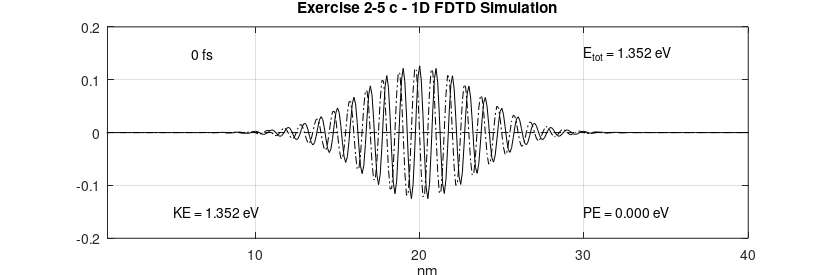
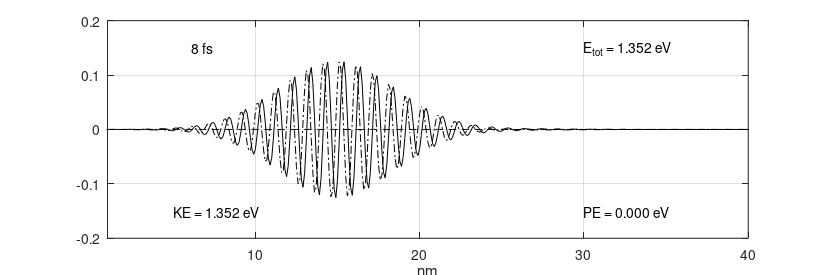
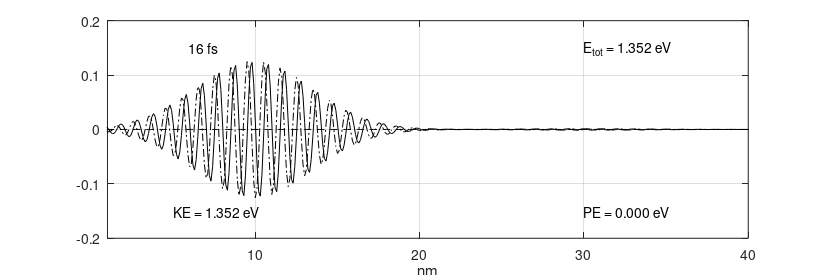

These figures' MATLAB source, in order:
%% 1D FDTD simulation of psi

%% cleanup environment
clear all;
close all;

%% general definitions and constants
h 			  = 6.626e-34;		  % [J*s]	Plank's constant
hbar		  = h/(2*pi);			  % [J*s]	reduced Plank's constant
m0			  = 9.1e-31;			  % [kg] 	free space mas of an electron

meff_Si   = 1.08;			      % effective mass of Si
meff_Ge		= 0.067;			    % effective mass of Ge
meff_GaAs = 0.55;				    % effective mass of GaAs

meff		  = meff_Si;			  % [?] 	effective mass
melec		  = meff*m0;			  % [?]	mass of an electron
ecoul		  = 1.6e-19;			  % [C]	charge of an electron
epsz		  = 8.85e-9;			  % [A*s/V/m]	dielectric of free space
eV2J		  = 1.6e-19;			  % [-]	energy conversion factor (eV to J)
J2eV		  = 1/eV2J;			    % [-]	energy conversion factor (J to eV)

%% simulation parameters
NN 			  = 400;				    % [-]	number of points in the problem space
del_x		  = .1e-9;			    % [?]	cell size
dt			  = 2e-17;			    % [s]	time steps
ra			  = (0.5*hbar/melec)*(dt/del_x^2);	% <-- must be < 0.15
DX			  = del_x*1e9;		  % [_]	cell size in nm
XX			  = (DX:DX:DX*NN);  % [-]	length in nm for plotting

%% specification of the potential
V			    = zeros(1,NN);	% init potential vector

%% potential definitions

% constant barrier band in center
for n = NN/2:NN/2+50
%	V(n) = .15*eV2J;
end

% semiconductor condution band 
for n = 1 : NN/2
%	V(n) = .1*eV2J;
end

for n = NN/2+1 : NN
%	V(n) = .2*eV2J;
end

% electric field
for n = 1 : NN
%	V(n) = -(0.2/400)*(n-400)*eV2J;
end

%% initialize a sine wave in a gaussian envelope

lambda	= -10;			    % [nm]  pulse wavelength
sigma		= 50;			      % [nm]  pulse width
nc			= 200;			    % starting position
prl			= zeros(1,NN);	% real part of the state variable
pim			= zeros(1,NN);	% imaginary part of the state variable
ptot		= 0.;			      % ?

for n=2:NN-1
    prl(n)  = exp(-1.*((n-nc)/sigma)^2)*cos(2*pi*(n-nc)/lambda);
	  pim(n)  = exp(-1.*((n-nc)/sigma)^2)*sin(2*pi*(n-nc)/lambda);
	  ptot	  = ptot + prl(n)^2 + pim(n)^2;
end

pnorm = sqrt(ptot);			% normalization constant

% normalize and check
ptot = 0.;

for n=1:NN
    prl(n)	= prl(n)/pnorm;
    pim(n)	= pim(n)/pnorm;
    ptot    = ptot + prl(n)^2 + pim(n)^2;
end

fprintf("normalization = %f\n", ptot);	% should have the value 1

T			  = 0;
n_step	= 1;
count   = 0;    
nos     = 400;  % number of timestepts between plots (equidistant)
nop     = 3;    % number of plots to be made

while nop > count
    %n_step = input("How many time steps -->");

	  % this is the core FDTD program
	  for m=1:n_step
		    T = T+1;
	
        for n=2:NN-1
            prl(n) = prl(n) - ra*(pim(n-1) -2*pim(n) + pim(n+1)) ...
              + (dt/hbar)*V(n)*pim(n);
        end
        
        for n=2:NN-1
            pim(n) = pim(n) + ra*(prl(n-1) -2*prl(n) + prl(n+1)) ...
              - (dt/hbar)*V(n)*prl(n);
        end
	  end
	
    % calculate the expected values
    PE	= 0.;	% potential energy
    
    for n=1:NN
        psi(n) = prl(n) + i*pim(n);
        PE = PE + psi(n)*psi(n)'*V(n);
    end

    fprintf("normalization = %f\n", psi*psi');

    PE = PE*J2eV;	% potential energy

    ke = 0. + j*0.;
    
    for n=2:NN-1
        lap_p = psi(n+1) - 2*psi(n) + psi(n-1);
        ke = ke + lap_p*psi(n)';
    end

    KE = -J2eV*((hbar/del_x)^2/(2*melec))*real(ke);	% kinetic energy

    % plot results
    figure(count+1);
    plot(XX, prl, "k");
    hold on;
    plot(XX, pim, "-.k");
    plot(XX, J2eV*V, "--k");
    hold off;
    
    axis([1 DX*NN -.2 .2] );
    
    % insert plot annotations
    text( 5,  .15, sprintf("%7.0f fs",           T*dt*1e15)); % show time in plot
    text( 5, -.15, sprintf("KE = %5.3f eV",      KE));        % show KE in plot
    text(30, -.15, sprintf("PE = %5.3f eV",      PE));        % show PE in plot
    text(30,  .15, sprintf("E_t_o_t = %5.3f eV", KE+PE));     % show Etot in plot
    
    xlabel("nm");
    
    set(gca, "fontsize", 10);
    if (count == 0)
      title("Exercise 2-5 c - 1D FDTD Simulation");
    else
      title(" ");
    endif
    
    grid on;
    
    fig = gcf();
    set(fig, "PaperUnits", "centimeters");
    x_width = 21;
    y_width = 7;
    set(fig, "PaperPosition", [0 0 x_width y_width]);
    print(fig, strcat("ex_2_5_c_", num2str(count), ".png"), "-dpng");
    
    count++;
    n_step = nos;
end